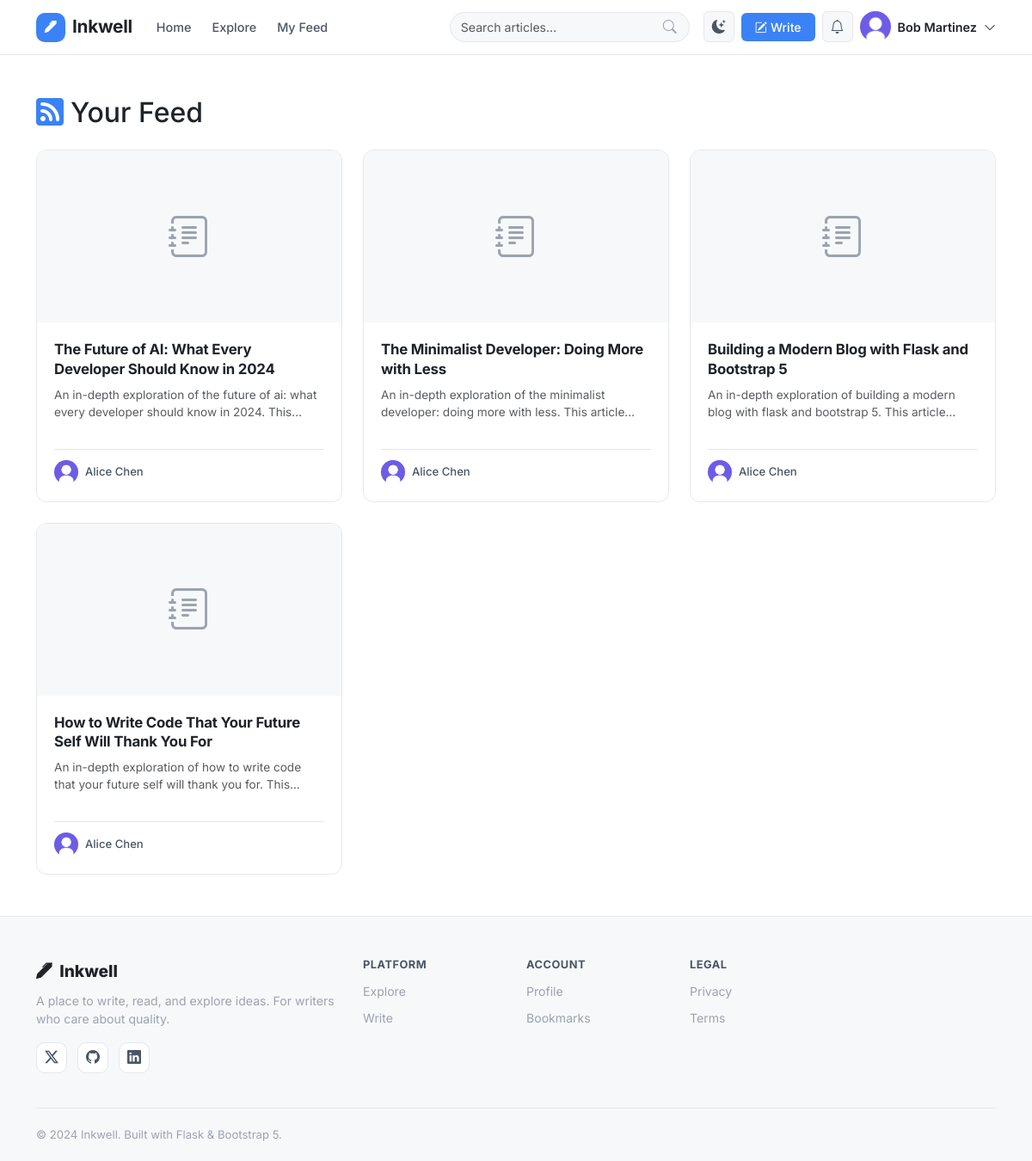
The page /users/feed (signed in) on the database as committed earlier.
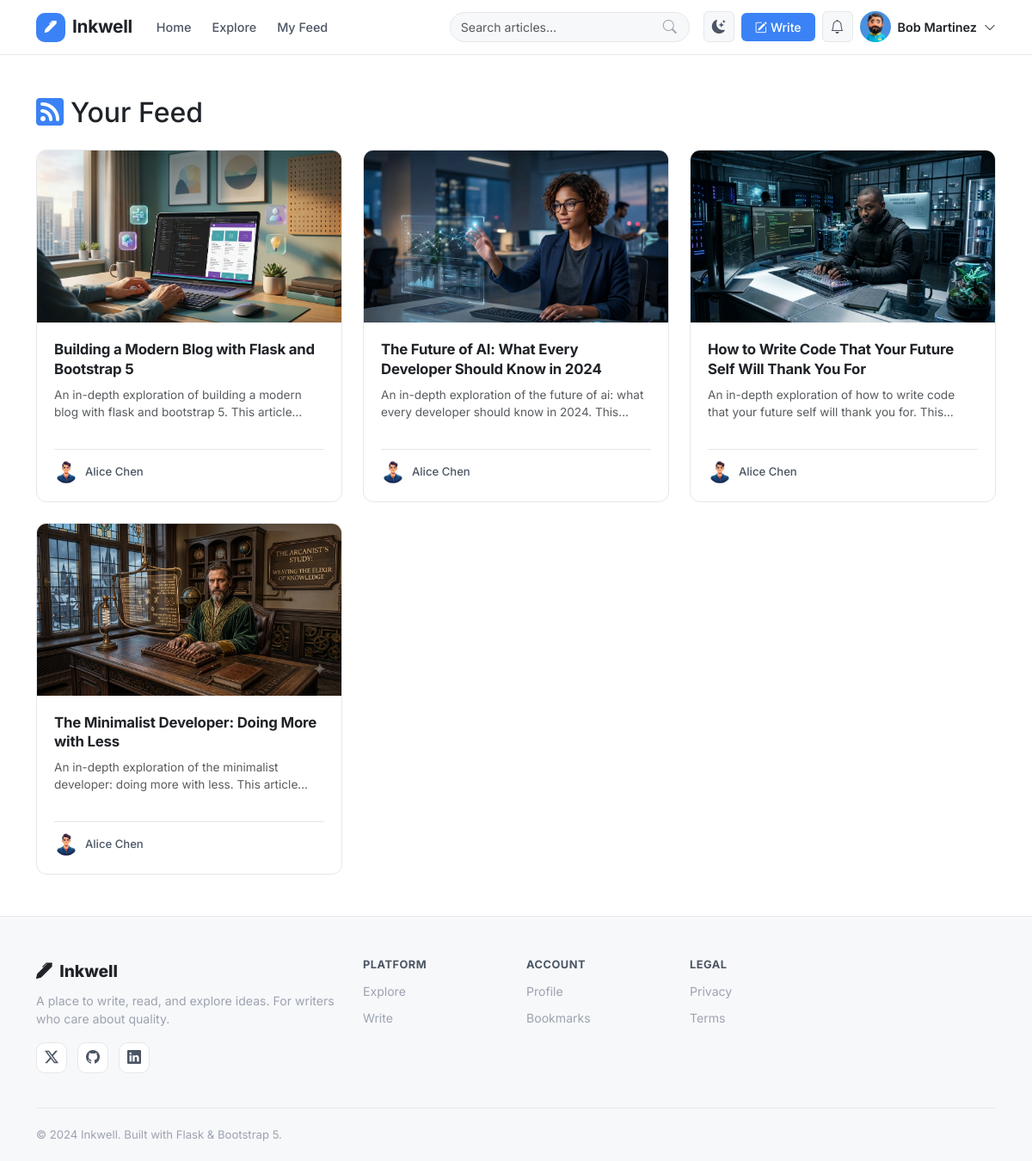
The same page on the database as committed later.
### app/models/user.py (models this page shows, shortened)
class User(db.Model):
    __tablename__ = "users"
    id = db.Column(db.Integer, primary_key=True)
    username = db.Column(db.String(64), unique=True, nullable=False, index=True)
    email = db.Column(db.String(120), unique=True, nullable=False, index=True)
    password_hash = db.Column(db.String(256), nullable=False)
    display_name = db.Column(db.String(100))
    bio = db.Column(db.Text)
    avatar_url = db.Column(db.String(255), default="default_avatar.png")
    website = db.Column(db.String(255))
    twitter = db.Column(db.String(100))
    github = db.Column(db.String(100))
    linkedin = db.Column(db.String(100))
    role = db.Column(db.String(20), default="user")  # user | author | admin
    is_active = db.Column(db.Boolean, default=True)
    is_email_verified = db.Column(db.Boolean, default=False)
    created_at = db.Column(db.DateTime, default=datetime.utcnow)
    updated_at = db.Column(db.DateTime, default=datetime.utcnow, onupdate=datetime.utcnow)
    last_seen = db.Column(db.DateTime)
    posts = db.relationship("Post", backref="author", lazy="dynamic", cascade="all, delete-orphan")
    comments = db.relationship("Comment", backref="author", lazy="dynamic", cascade="all, delete-orphan")
    likes = db.relationship("Like", backref="user", lazy="dynamic", cascade="all, delete-orphan")
    bookmarks = db.relationship("Bookmark", backref="user", lazy="dynamic", cascade="all, delete-orphan")
    notifications = db.relationship("Notification", backref="recipient", lazy="dynamic",
                                    foreign_keys="Notification.user_id", cascade="all, delete-orphan")
    followed = db.relationship(
        "User",
        secondary=followers_table,
        primaryjoin=(followers_table.c.follower_id == id),
        secondaryjoin=(followers_table.c.followed_id == id),
        backref=db.backref("followers", lazy="dynamic"),
        lazy="dynamic",
    )

### app/models/post.py (models this page shows, shortened)
class Post(db.Model):
    __tablename__ = "posts"
    id = db.Column(db.Integer, primary_key=True)
    title = db.Column(db.String(255), nullable=False)
    slug = db.Column(db.String(300), unique=True, nullable=False, index=True)
    excerpt = db.Column(db.String(500))
    content = db.Column(db.Text, nullable=False)
    cover_image = db.Column(db.String(255))
    status = db.Column(db.String(20), default="draft")  # draft | published | flagged
    is_featured = db.Column(db.Boolean, default=False)
    view_count = db.Column(db.Integer, default=0)
    reading_time = db.Column(db.Integer, default=1)  # minutes
    author_id = db.Column(db.Integer, db.ForeignKey("users.id"), nullable=False)
    category_id = db.Column(db.Integer, db.ForeignKey("categories.id"))
    created_at = db.Column(db.DateTime, default=datetime.utcnow)
    updated_at = db.Column(db.DateTime, default=datetime.utcnow, onupdate=datetime.utcnow)
    published_at = db.Column(db.DateTime)
    comments = db.relationship("Comment", backref="post", lazy="dynamic",
                                cascade="all, delete-orphan")
    bookmarks = db.relationship("Bookmark", backref="post", lazy="dynamic",
                                 cascade="all, delete-orphan")
    tags = db.relationship("Tag", secondary=post_tags, backref=db.backref("posts", lazy="dynamic"))

### app/blueprints/users/__init__.py (the view)
@users_bp.route("/feed")
def feed():
    current_user = get_current_user()
    if not current_user:
        return redirect(url_for("auth.login"))
    page = request.args.get("page", 1, type=int)
    followed_ids = [u.id for u in current_user.followed.all()]
    posts = Post.query.filter(
        Post.author_id.in_(followed_ids),
        Post.status == "published"
    ).order_by(Post.published_at.desc()).paginate(page=page, per_page=12, error_out=False)
    return render_template("users/feed.html", posts=posts, current_user=current_user)

### app/blueprints/users/__init__.py (called while the page is built)
def get_current_user():
    uid = session.get("user_id")
    return User.query.get(uid) if uid else None

### app/templates/users/feed.html (shortened to what this page needs)
{% extends "base.html" %}
{% block content %}
<div class="container py-5">
  <h2 class="mb-4"><i class="bi bi-rss-fill me-2 text-primary"></i>Your Feed</h2>
  {% if posts.items %}
  <div class="posts-grid">
    {% for post in posts.items %}
    <article class="post-card" data-aos="fade-up">
      <a href="{{ url_for('posts.detail', slug=post.slug) }}" class="post-card-image-link">
        {% if post.cover_image %}
        <img src="{{ url_for('static', filename=post.cover_image) }}" alt="{{ post.title }}" class="post-card-img" loading="lazy" onerror="this.parentElement.classList.add('no-image')">
        {% else %}
        <div class="post-card-img-placeholder"><i class="bi bi-journal-text"></i></div>
        {% endif %}
      </a>
      <div class="post-card-body">
        <h5 class="post-card-title"><a href="{{ url_for('posts.detail', slug=post.slug) }}">{{ post.title }}</a></h5>
        <p class="post-card-excerpt text-muted">{{ post.excerpt or (post.content|striptags)[:100] }}…</p>
        <div class="post-card-footer">
          <a href="{{ url_for('users.profile', username=post.author.username) }}" class="author-link-sm">
            <img src="{{ url_for('static', filename=post.author.avatar_url) }}" alt="{{ post.author.username }}" class="avatar-xs rounded-circle" onerror="this.src='/static/images/default_avatar.png'">
            <span>{{ post.author.display_name or post.author.username }}</span>
          </a>
        </div>
      </div>
    </article>
    {% endfor %}
  </div>
  {% else %}
  <div class="empty-state">
    <i class="bi bi-people"></i>
    <p>Follow some authors to see their posts here.</p>
    <a href="{{ url_for('posts.index') }}" class="btn btn-primary rounded-pill">Discover Writers</a>
  </div>
  {% endif %}
</div>
{% endblock %}

### app/templates/base.html (shortened to what the changed rows need)
<!DOCTYPE html>
<html lang="en" data-bs-theme="light">
<head>
  <link href="https://cdn.jsdelivr.net/npm/bootstrap@5.3.2/dist/css/bootstrap.min.css" rel="stylesheet">
  <link href="https://cdn.jsdelivr.net/npm/bootstrap-icons@1.11.3/font/bootstrap-icons.min.css" rel="stylesheet">
  <link href="https://unpkg.com/aos@2.3.4/dist/aos.css" rel="stylesheet">
  <link rel="stylesheet" href="{{ url_for('static', filename='css/main.css') }}">
</head>
<body class="d-flex flex-column min-vh-100">
<nav class="navbar navbar-expand-lg navbar-main sticky-top" id="mainNavbar">
  <div class="container">
    <div class="collapse navbar-collapse" id="navbarNav">
      <ul class="navbar-nav align-items-center gap-2">
        {% if current_user %}
        <li class="nav-item">
          <a class="btn btn-write" href="{{ url_for('posts.create') }}">
            <i class="bi bi-pencil-square me-1"></i>Write
          </a>
        </li>
        <li class="nav-item dropdown">
          <button class="btn btn-icon-nav" data-bs-toggle="dropdown">
            <i class="bi bi-bell"></i>
          </button>
        </li>
        <li class="nav-item dropdown">
          <button class="btn p-0 border-0 d-flex align-items-center gap-2" data-bs-toggle="dropdown" id="userMenuBtn">
            <img src="{{ url_for('static', filename=current_user.avatar_url) if current_user.avatar_url else url_for('static', filename='images/default_avatar.png') }}"
                 alt="{{ current_user.username }}" class="avatar-sm rounded-circle" onerror="this.src='/static/images/default_avatar.png'">
            <span class="user-name d-none d-lg-inline">{{ current_user.display_name or current_user.username }}</span>
            <i class="bi bi-chevron-down small"></i>
          </button>
        </li>
        {% endif %}
      </ul>
    </div>
  </div>
</nav>
<main class="flex-grow-1">
  {% block content %}{% endblock %}
</main>
</body>
</html>

Rows that differ between the two databases and show on the page:
changed User "Bob Martinez": avatar_url: picture added in place of a placeholder
changed Post "Building a Modern Blog with Flask and Bootstrap 5": cover_image: picture added; avatar_url: picture added in place of a placeholder; moves up the list
changed Post "The Future of AI: What Every Developer Should Know in 2024": cover_image: picture added; avatar_url: picture added in place of a placeholder
changed Post "How to Write Code That Your Future Self Will Thank You For": cover_image: picture added; avatar_url: picture added in place of a placeholder; moves up the list
changed Post "The Minimalist Developer: Doing More with Less": cover_image: picture added; avatar_url: picture added in place of a placeholder
